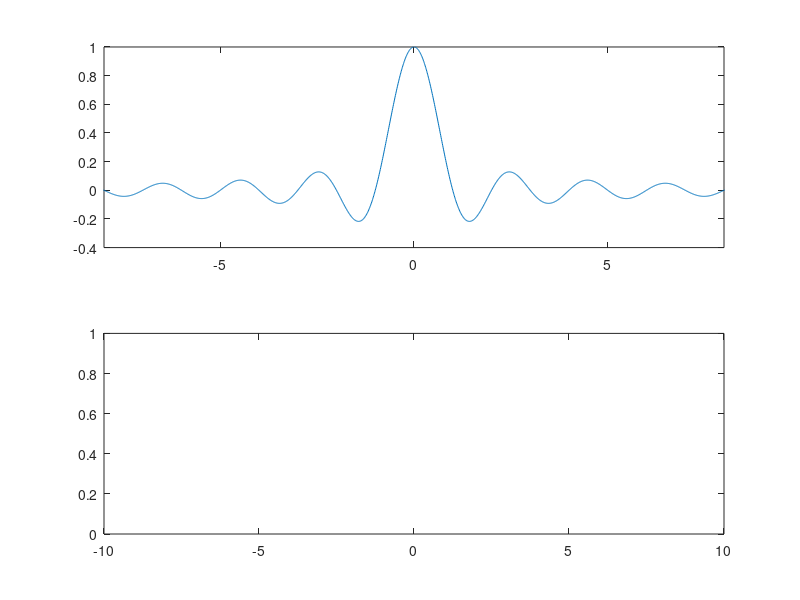

This chart was generated by the following MATLAB code:
dt=0.01;
fs=1/dt;
t=-100:dt:100-dt
sinct=sin(pi*t)./(pi*t);
subplot(2,1,1)
plot(t,sinct)
xlim([-8,8])
N=2^20*32;
sincf=fft(sinct,N);
f=-fs/2:fs/N:(fs/2-fs/N);
subplot(2,1,2)
plot(f,fftshift(abs(sincf))/max(abs(sincf)))
axis([-10 10,0,1]);
